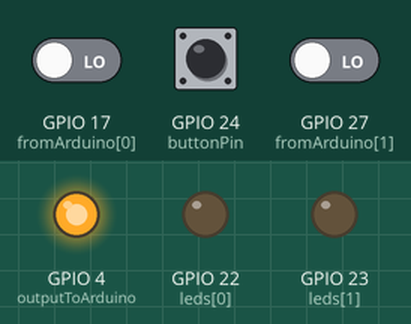
Bench run of a program on a simulated Raspberry Pi (BCM pin numbers). On the bench: output pins drawn as LEDs (lit = HIGH). The test bench sets the inputs (shaded band); at power-on: GPIO 17 (fromArduino[0]) LOW, GPIO 24 (buttonPin) HIGH, GPIO 27 (fromArduino[1]) LOW.

Above: at 1.2 s.
1.3 s: GPIO 17 (fromArduino[0]) driven HIGH
At 2.0 s:
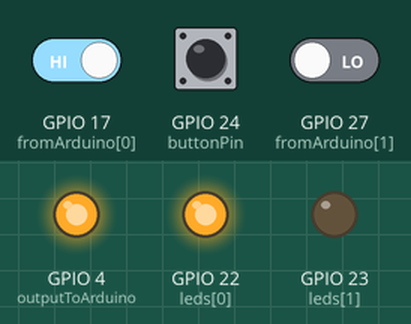
2.8 s: GPIO 24 (buttonPin) pulled LOW for 0.15 s
At 2.9 s:
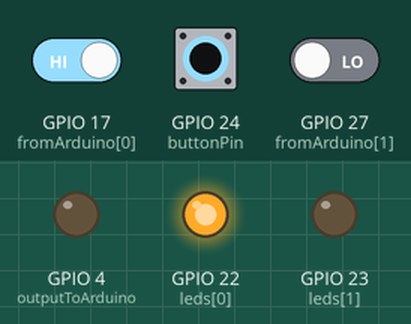
4.5 s: GPIO 27 (fromArduino[1]) driven HIGH
At 5.6 s:
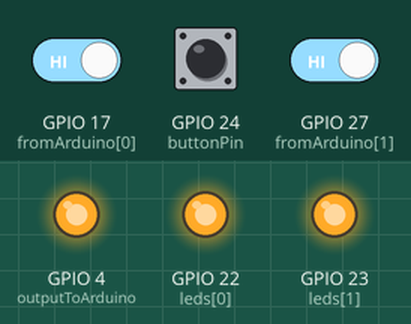
6.0 s: GPIO 24 (buttonPin) pulled LOW for 1 s
At 6.8 s:
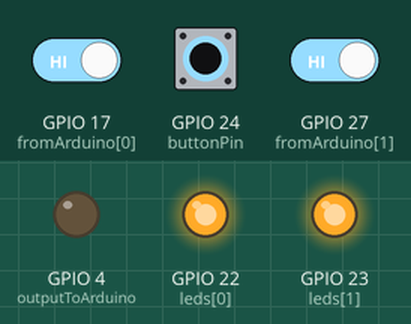
8.5 s: GPIO 17 (fromArduino[0]) driven LOW
At 9.7 s:
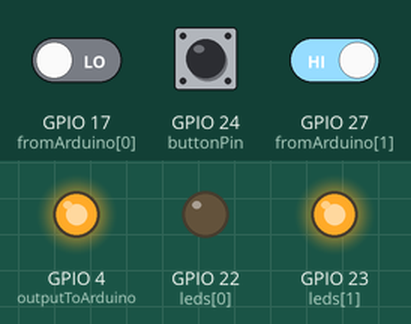
10.0 s: GPIO 24 (buttonPin) pulled LOW for 0.15 s
At 10.1 s:
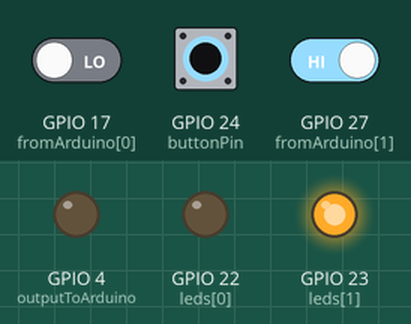
Timing chart, 0 to 12.7 s (numbered marks = the images above; inputs shaded):
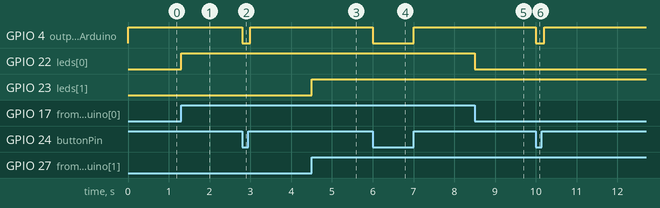

The program:

opdracht8d-pi.py
```python
import RPi.GPIO as GPIO
import time

buttonPin = 24          # Knop
outputToArduino = 4     # Stuur knopstatus naar Arduino pin 4
leds = [22, 23]         # LEDs op de Pi
fromArduino = [17, 27]  # Signaal van Arduino (pin 2 en 3)

GPIO.setmode(GPIO.BCM)

GPIO.setup(buttonPin, GPIO.IN, pull_up_down=GPIO.PUD_UP)
GPIO.setup(outputToArduino, GPIO.OUT)

GPIO.setup(fromArduino[0], GPIO.IN)
GPIO.setup(fromArduino[1], GPIO.IN)
GPIO.setup(leds[0], GPIO.OUT)
GPIO.setup(leds[1], GPIO.OUT)

try:
    while True:
        # Lees knopstatus en stuur die naar Arduino
        btn_state = GPIO.input(buttonPin)
        GPIO.output(outputToArduino, btn_state)

        # Lees Arduino signalen en stuur naar LEDs
        GPIO.output(leds[0], GPIO.input(fromArduino[0]))
        GPIO.output(leds[1], GPIO.input(fromArduino[1]))

        time.sleep(0.1)

except KeyboardInterrupt:
    GPIO.cleanup()
    print("GPIO opgeruimd")
```

Measured:
- after the input at 1.3 s, GPIO 22 (leds[0]): LOW → HIGH at once
- after the input at 2.8 s, GPIO 4 (outputToArduino): HIGH → LOW at once, → HIGH 0.20 s later
- after the input at 4.5 s, GPIO 23 (leds[1]): LOW → HIGH at once
- after the input at 6.0 s, GPIO 4 (outputToArduino): HIGH → LOW at once, → HIGH 1.0 s later
- after the input at 8.5 s, GPIO 22 (leds[0]): HIGH → LOW at once
- after the input at 10.0 s, GPIO 4 (outputToArduino): HIGH → LOW at once, → HIGH 0.20 s later
